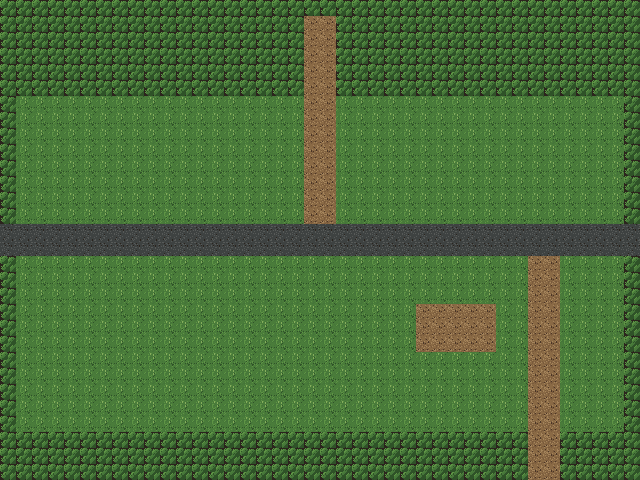

The image is a tile-based game level rendered from a .tmx file. Its description and complete source (layers, tilesets, objects, tile grids) follow:
An orthogonal 40x30 tile map with 16x16 px tiles, 2 tile layers (surface, obstacles), 2 tilesets and 12 objects (4x spawn, 3x prop, 3x exit, 2x sign).

<map version="1.10" tiledversion="1.12.0" orientation="orthogonal" renderorder="right-down" width="40" height="30" tilewidth="16" tileheight="16" infinite="0" nextlayerid="4" nextobjectid="13">
 <properties>
  <property name="map" value="east_fork" />
 </properties>
 <tileset firstgid="1" source="tiled/surfaces.tsx" />
 <tileset firstgid="11" source="tiled/obstacles.tsx" />
 <layer id="1" name="surface" width="40" height="30">
  <data encoding="csv">
5,5,5,5,5,5,5,5,5,5,5,5,5,5,5,5,5,5,5,5,5,5,5,5,5,5,5,5,5,5,5,5,5,5,5,5,5,5,5,5,
5,5,5,5,5,5,5,5,5,5,5,5,5,5,5,5,5,5,5,2,2,5,5,5,5,5,5,5,5,5,5,5,5,5,5,5,5,5,5,5,
5,5,5,5,5,5,5,5,5,5,5,5,5,5,5,5,5,5,5,2,2,5,5,5,5,5,5,5,5,5,5,5,5,5,5,5,5,5,5,5,
5,5,5,5,5,5,5,5,5,5,5,5,5,5,5,5,5,5,5,2,2,5,5,5,5,5,5,5,5,5,5,5,5,5,5,5,5,5,5,5,
5,5,5,5,5,5,5,5,5,5,5,5,5,5,5,5,5,5,5,2,2,5,5,5,5,5,5,5,5,5,5,5,5,5,5,5,5,5,5,5,
5,5,5,5,5,5,5,5,5,5,5,5,5,5,5,5,5,5,5,2,2,5,5,5,5,5,5,5,5,5,5,5,5,5,5,5,5,5,5,5,
5,1,1,1,1,1,1,1,1,1,1,1,1,1,1,1,1,1,1,2,2,1,1,1,1,1,1,1,1,1,1,1,1,1,1,1,1,1,1,5,
5,1,1,1,1,1,1,1,1,1,1,1,1,1,1,1,1,1,1,2,2,1,1,1,1,1,1,1,1,1,1,1,1,1,1,1,1,1,1,5,
5,1,1,1,1,1,1,1,1,1,1,1,1,1,1,1,1,1,1,2,2,1,1,1,1,1,1,1,1,1,1,1,1,1,1,1,1,1,1,5,
5,1,1,1,1,1,1,1,1,1,1,1,1,1,1,1,1,1,1,2,2,1,1,1,1,1,1,1,1,1,1,1,1,1,1,1,1,1,1,5,
5,1,1,1,1,1,1,1,1,1,1,1,1,1,1,1,1,1,1,2,2,1,1,1,1,1,1,1,1,1,1,1,1,1,1,1,1,1,1,5,
5,1,1,1,1,1,1,1,1,1,1,1,1,1,1,1,1,1,1,2,2,1,1,1,1,1,1,1,1,1,1,1,1,1,1,1,1,1,1,5,
5,1,1,1,1,1,1,1,1,1,1,1,1,1,1,1,1,1,1,2,2,1,1,1,1,1,1,1,1,1,1,1,1,1,1,1,1,1,1,5,
5,1,1,1,1,1,1,1,1,1,1,1,1,1,1,1,1,1,1,2,2,1,1,1,1,1,1,1,1,1,1,1,1,1,1,1,1,1,1,5,
8,8,8,8,8,8,8,8,8,8,8,8,8,8,8,8,8,8,8,8,8,8,8,8,8,8,8,8,8,8,8,8,8,8,8,8,8,8,8,8,
8,8,8,8,8,8,8,8,8,8,8,8,8,8,8,8,8,8,8,8,8,8,8,8,8,8,8,8,8,8,8,8,8,8,8,8,8,8,8,8,
5,1,1,1,1,1,1,1,1,1,1,1,1,1,1,1,1,1,1,1,1,1,1,1,1,1,1,1,1,1,1,1,1,2,2,1,1,1,1,5,
5,1,1,1,1,1,1,1,1,1,1,1,1,1,1,1,1,1,1,1,1,1,1,1,1,1,1,1,1,1,1,1,1,2,2,1,1,1,1,5,
5,1,1,1,1,1,1,1,1,1,1,1,1,1,1,1,1,1,1,1,1,1,1,1,1,1,1,1,1,1,1,1,1,2,2,1,1,1,1,5,
5,1,1,1,1,1,1,1,1,1,1,1,1,1,1,1,1,1,1,1,1,1,1,1,1,1,2,2,2,2,2,1,1,2,2,1,1,1,1,5,
5,1,1,1,1,1,1,1,1,1,1,1,1,1,1,1,1,1,1,1,1,1,1,1,1,1,2,2,2,2,2,1,1,2,2,1,1,1,1,5,
5,1,1,1,1,1,1,1,1,1,1,1,1,1,1,1,1,1,1,1,1,1,1,1,1,1,2,2,2,2,2,1,1,2,2,1,1,1,1,5,
5,1,1,1,1,1,1,1,1,1,1,1,1,1,1,1,1,1,1,1,1,1,1,1,1,1,1,1,1,1,1,1,1,2,2,1,1,1,1,5,
5,1,1,1,1,1,1,1,1,1,1,1,1,1,1,1,1,1,1,1,1,1,1,1,1,1,1,1,1,1,1,1,1,2,2,1,1,1,1,5,
5,1,1,1,1,1,1,1,1,1,1,1,1,1,1,1,1,1,1,1,1,1,1,1,1,1,1,1,1,1,1,1,1,2,2,1,1,1,1,5,
5,1,1,1,1,1,1,1,1,1,1,1,1,1,1,1,1,1,1,1,1,1,1,1,1,1,1,1,1,1,1,1,1,2,2,1,1,1,1,5,
5,1,1,1,1,1,1,1,1,1,1,1,1,1,1,1,1,1,1,1,1,1,1,1,1,1,1,1,1,1,1,1,1,2,2,1,1,1,1,5,
5,5,5,5,5,5,5,5,5,5,5,5,5,5,5,5,5,5,5,5,5,5,5,5,5,5,5,5,5,5,5,5,5,2,2,5,5,5,5,5,
5,5,5,5,5,5,5,5,5,5,5,5,5,5,5,5,5,5,5,5,5,5,5,5,5,5,5,5,5,5,5,5,5,2,2,5,5,5,5,5,
5,5,5,5,5,5,5,5,5,5,5,5,5,5,5,5,5,5,5,5,5,5,5,5,5,5,5,5,5,5,5,5,5,2,2,5,5,5,5,5
</data>
 </layer>
 <layer id="3" name="obstacles" width="40" height="30">
  <data encoding="csv">
0,0,0,0,0,0,0,0,0,0,0,0,0,0,0,0,0,0,0,0,0,0,0,0,0,0,0,0,0,0,0,0,0,0,0,0,0,0,0,0,
0,0,0,0,0,0,0,0,0,0,0,0,0,0,0,0,0,0,0,0,0,0,0,0,0,0,0,0,0,0,0,0,0,0,0,0,0,0,0,0,
0,0,0,0,0,0,0,0,0,0,0,0,0,0,0,0,0,0,0,0,0,0,0,0,0,0,0,0,0,0,0,0,0,0,0,0,0,0,0,0,
0,0,0,0,0,0,0,0,0,0,0,0,0,0,0,0,0,0,0,0,0,0,0,0,0,0,0,0,0,0,0,0,0,0,0,0,0,0,0,0,
0,0,0,0,0,0,0,0,0,0,0,0,0,0,0,0,0,0,0,0,0,0,0,0,0,0,0,0,0,0,0,0,0,0,0,0,0,0,0,0,
0,0,0,0,0,0,0,0,0,0,0,0,0,0,0,0,0,0,0,0,0,0,0,0,0,0,0,0,0,0,0,0,0,0,0,0,0,0,0,0,
0,0,0,0,0,0,0,0,0,0,0,0,0,0,0,0,0,0,0,0,0,0,0,0,0,0,0,0,0,0,0,0,0,0,0,0,0,0,0,0,
0,0,0,0,0,0,0,0,0,0,0,0,0,0,0,0,0,0,0,0,0,0,0,0,0,0,0,0,0,0,0,0,0,0,0,0,0,0,0,0,
0,0,0,0,0,0,0,0,0,0,0,0,0,0,0,0,0,0,0,0,0,0,0,0,0,0,0,0,0,0,0,0,0,0,0,0,0,0,0,0,
0,0,0,0,0,0,0,0,0,0,0,0,0,0,0,0,0,0,0,0,0,0,0,0,0,0,0,0,0,0,0,0,0,0,0,0,0,0,0,0,
0,0,0,0,0,0,0,0,0,0,0,0,0,0,0,0,0,0,0,0,0,0,0,0,0,0,0,0,0,0,0,0,0,0,0,0,0,0,0,0,
0,0,0,0,0,0,0,0,0,0,0,0,0,0,0,0,0,0,0,0,0,0,0,0,0,0,0,0,0,0,0,0,0,0,0,0,0,0,0,0,
0,0,0,0,0,0,0,0,0,0,0,0,0,0,0,0,0,0,0,0,0,0,0,0,0,0,0,0,0,0,0,0,0,0,0,0,0,0,0,0,
0,0,0,0,0,0,0,0,0,0,0,0,0,0,0,0,0,0,0,0,0,0,0,0,0,0,0,0,0,0,0,0,0,0,0,0,0,0,0,0,
0,0,0,0,0,0,0,0,0,0,0,0,0,0,0,0,0,0,0,0,0,0,0,0,0,0,0,0,0,0,0,0,0,0,0,0,0,0,0,0,
0,0,0,0,0,0,0,0,0,0,0,0,0,0,0,0,0,0,0,0,0,0,0,0,0,0,0,0,0,0,0,0,0,0,0,0,0,0,0,0,
0,0,0,0,0,0,0,0,0,0,0,0,0,0,0,0,0,0,0,0,0,0,0,0,0,0,0,0,0,0,0,0,0,0,0,0,0,0,0,0,
0,0,0,0,0,0,0,0,0,0,0,0,0,0,0,0,0,0,0,0,0,0,0,0,0,0,0,0,0,0,0,0,0,0,0,0,0,0,0,0,
0,0,0,0,0,0,0,0,0,0,0,0,0,0,0,0,0,0,0,0,0,0,0,0,0,0,0,0,0,0,0,0,0,0,0,0,0,0,0,0,
0,0,0,0,0,0,0,0,0,0,0,0,0,0,0,0,0,0,0,0,0,0,0,0,0,0,0,0,0,0,0,0,0,0,0,0,0,0,0,0,
0,0,0,0,0,0,0,0,0,0,0,0,0,0,0,0,0,0,0,0,0,0,0,0,0,0,0,0,0,0,0,0,0,0,0,0,0,0,0,0,
0,0,0,0,0,0,0,0,0,0,0,0,0,0,0,0,0,0,0,0,0,0,0,0,0,0,0,0,0,0,0,0,0,0,0,0,0,0,0,0,
0,0,0,0,0,0,0,0,0,0,0,0,0,0,0,0,0,0,0,0,0,0,0,0,0,0,0,0,0,0,0,0,0,0,0,0,0,0,0,0,
0,0,0,0,0,0,0,0,0,0,0,0,0,0,0,0,0,0,0,0,0,0,0,0,0,0,0,0,0,0,0,0,0,0,0,0,0,0,0,0,
0,0,0,0,0,0,0,0,0,0,0,0,0,0,0,0,0,0,0,0,0,0,0,0,0,0,0,0,0,0,0,0,0,0,0,0,0,0,0,0,
0,0,0,0,0,0,0,0,0,0,0,0,0,0,0,0,0,0,0,0,0,0,0,0,0,0,0,0,0,0,0,0,0,0,0,0,0,0,0,0,
0,0,0,0,0,0,0,0,0,0,0,0,0,0,0,0,0,0,0,0,0,0,0,0,0,0,0,0,0,0,0,0,0,0,0,0,0,0,0,0,
0,0,0,0,0,0,0,0,0,0,0,0,0,0,0,0,0,0,0,0,0,0,0,0,0,0,0,0,0,0,0,0,0,0,0,0,0,0,0,0,
0,0,0,0,0,0,0,0,0,0,0,0,0,0,0,0,0,0,0,0,0,0,0,0,0,0,0,0,0,0,0,0,0,0,0,0,0,0,0,0,
0,0,0,0,0,0,0,0,0,0,0,0,0,0,0,0,0,0,0,0,0,0,0,0,0,0,0,0,0,0,0,0,0,0,0,0,0,0,0,0
</data>
 </layer>
 <objectgroup id="2" name="placements">
  <object id="1" name="mansion_chain" type="prop" x="304" y="80" width="16" height="16" />
  <object id="2" name="MansionChainSign" type="sign" x="288" y="96" width="16" height="16" />
  <object id="3" name="town" type="exit" x="0" y="224" width="16" height="32">
   <properties>
    <property name="spawn" value="from_east_fork" />
   </properties>
  </object>
  <object id="4" name="east_entry" type="exit" x="624" y="224" width="16" height="32">
   <properties>
    <property name="spawn" value="from_east_fork" />
   </properties>
  </object>
  <object id="5" name="from_town" type="spawn" x="32" y="240" width="16" height="16" />
  <object id="6" name="default" type="spawn" x="384" y="240" width="16" height="16" />
  <object id="7" name="from_east_entry" type="spawn" x="592" y="240" width="16" height="16" />
  <object id="8" name="shack" type="prop" x="432" y="320" width="16" height="16" />
  <object id="9" name="TheaterChainSign" type="sign" x="512" y="416" width="16" height="16" />
  <object id="10" name="from_drive_in" type="spawn" x="528" y="416" width="16" height="16" />
  <object id="11" name="theater_chain" type="prop" x="528" y="432" width="16" height="16" />
  <object id="12" name="drive_in" type="exit" x="528" y="448" width="32" height="16">
   <properties>
    <property name="spawn" value="from_road" />
   </properties>
  </object>
 </objectgroup>
</map>
